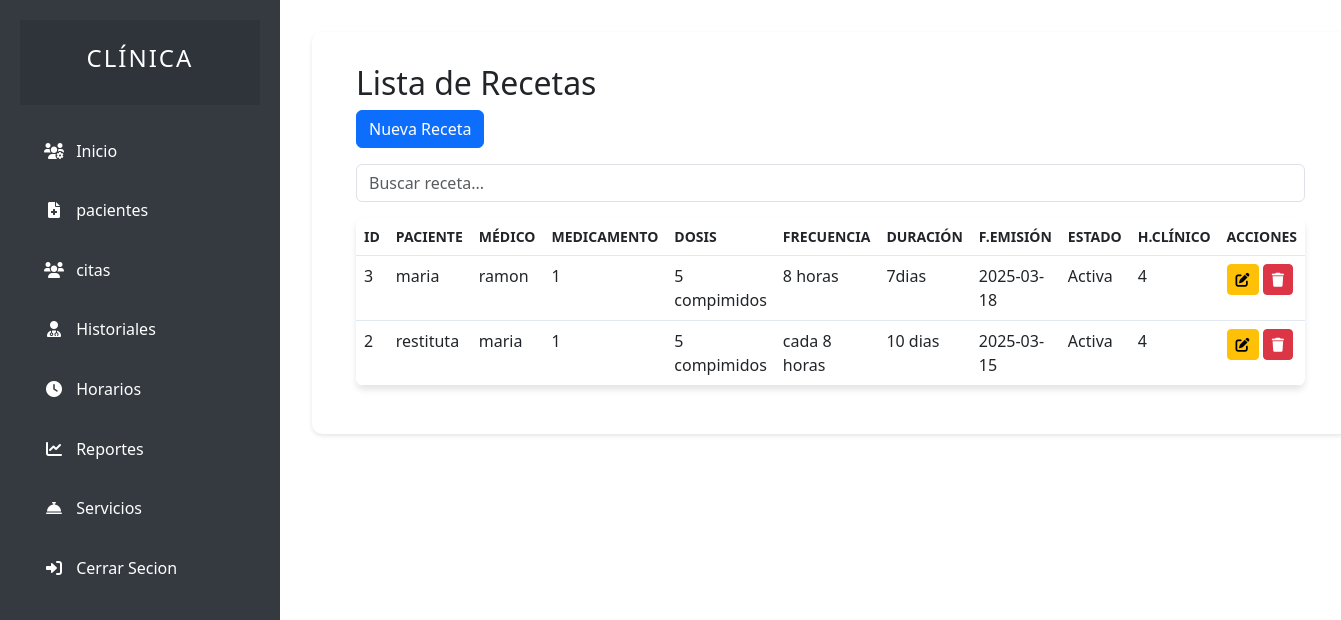
Before: /user/doctores/recetas/indexrecetas.php with the older database file.
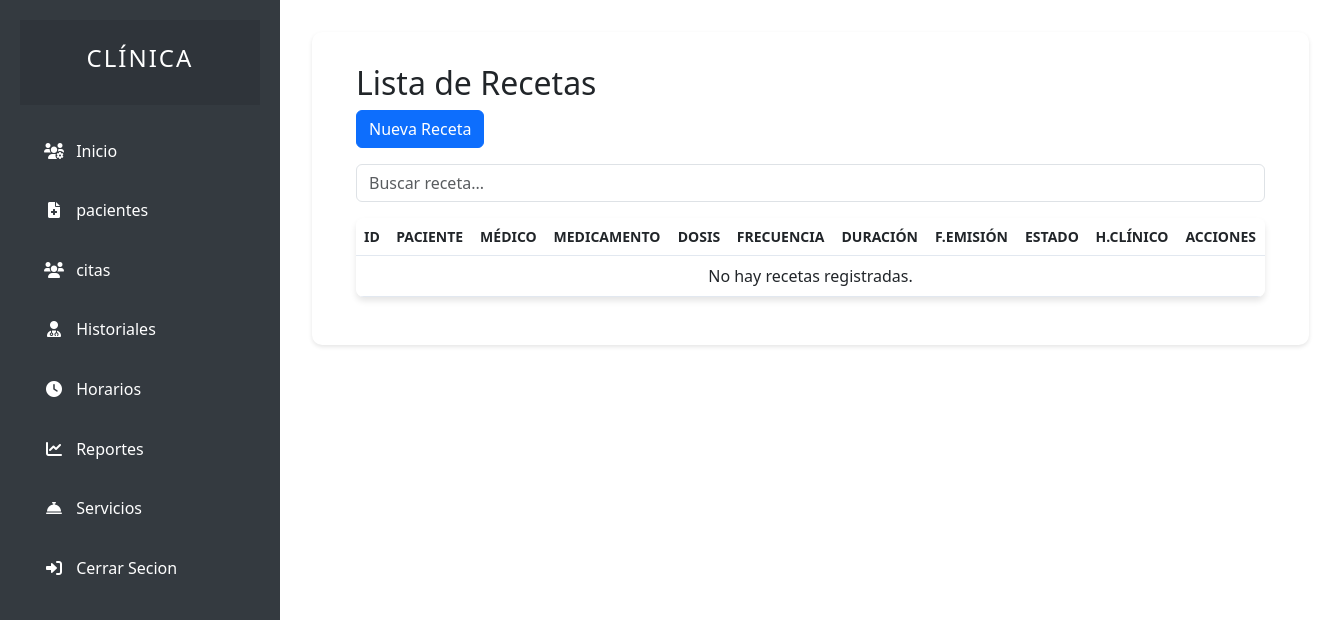
After: the same page with the newer database file.
### tables this page shows
CREATE TABLE recetas (
  id INT(11) NOT NULL AUTO_INCREMENT,
  historial_id INT(11) NOT NULL,
  medicamento_id INT(11) NOT NULL,
  paciente_id INT(11) NOT NULL,
  medico_id INT(11) NOT NULL,
  dosis VARCHAR(100) DEFAULT NULL,
  frecuencia VARCHAR(100) DEFAULT NULL,
  duracion VARCHAR(100) DEFAULT NULL,
  fecha_emision DATE DEFAULT NULL,
  estado ENUM('Activa', 'Completada', 'Cancelada') DEFAULT 'Activa',
  PRIMARY KEY (id),
  FOREIGN KEY (paciente_id) REFERENCES pacientes(id) ON DELETE CASCADE,
  FOREIGN KEY (medico_id) REFERENCES personal(id) ON DELETE CASCADE
);

CREATE TABLE pacientes (
  id INT(11) NOT NULL AUTO_INCREMENT,
  nombre VARCHAR(100) NOT NULL,
  apellidos VARCHAR(100) NOT NULL,
  dni VARCHAR(20) UNIQUE DEFAULT NULL,
  fecha_nacimiento DATE DEFAULT NULL,
  genero ENUM('M', 'F', 'Otro') DEFAULT NULL,
  telefono VARCHAR(20) DEFAULT NULL,
  email VARCHAR(100) DEFAULT NULL,
  direccion TEXT DEFAULT NULL,
  foto VARCHAR(255) DEFAULT NULL,
  estado ENUM('Activo', 'Inactivo') DEFAULT 'Activo',
  fecha_registro DATETIME DEFAULT CURRENT_TIMESTAMP,
  PRIMARY KEY (id)
);

CREATE TABLE personal (
  id INT(11) NOT NULL AUTO_INCREMENT,
  nombre VARCHAR(100) NOT NULL,
  apellidos VARCHAR(100) NOT NULL,
  tipo ENUM('Doctor', 'Enfermero', 'Farmaceutico', 'Otro') NOT NULL,
  dni VARCHAR(20) UNIQUE DEFAULT NULL,
  telefono VARCHAR(20) DEFAULT NULL,
  email VARCHAR(100) DEFAULT NULL,
  direccion TEXT DEFAULT NULL,
  estado ENUM('Activo', 'Inactivo') DEFAULT 'Activo',
  fecha_registro DATETIME DEFAULT CURRENT_TIMESTAMP,
  foto VARCHAR(255) DEFAULT NULL,
  fecha_nacimiento DATE DEFAULT NULL,
  genero ENUM('M', 'F', 'O') DEFAULT NULL,
  num_colegiado VARCHAR(50) DEFAULT NULL,
  cv TEXT DEFAULT NULL,
  PRIMARY KEY (id)
);

### user/doctores/recetas/recetas.php (the view, shortened to what this page needs)
<?php
include "../../config/conexion.php";
$busqueda = isset($_GET['busqueda']) ? $_GET['busqueda'] : '';
$query = "SELECT r.*, p.nombre as paciente_nombre, m.nombre as medico_nombre
          FROM recetas r
          LEFT JOIN pacientes p ON r.paciente_id = p.id
          LEFT JOIN personal m ON r.medico_id = m.id
          WHERE
          p.nombre LIKE '%$busqueda%' OR
          m.nombre LIKE '%$busqueda%'
          ORDER BY r.fecha_emision DESC";
$resultado = mysqli_query($conexion, $query);
?>
<!DOCTYPE html>
<html lang="es">
<head>
    <link href="https://cdn.jsdelivr.net/npm/bootstrap@5.3.0/dist/css/bootstrap.min.css" rel="stylesheet">
</head>
<body>
    <div class="container">
        <h2>Lista de Recetas</h2>
        <a href="formureceta.php" class="btn btn-primary mb-3">Nueva Receta</a>
        <div class="search-box mb-3">
            <input type="text" class="form-control" id="searchInput" placeholder="Buscar receta...">
        </div>
        <table class="table table-hover">
            <thead>
                <tr>
                    <th>ID</th>
                    <th>Paciente</th>
                    <th>Médico</th>
                    <th>Medicamento</th>
                    <th>Dosis</th>
                    <th>Frecuencia</th>
                    <th>Duración</th>
                    <th>F.Emisión</th>
                    <th>Estado</th>
                    <th>H.Clínico</th>
                    <th>Acciones</th>
                </tr>
            </thead>
            <tbody>
                <?php if (mysqli_num_rows($resultado) > 0): ?>
                    <?php while ($receta = mysqli_fetch_assoc($resultado)): ?>
                        <tr>
                            <td><?php echo htmlspecialchars($receta['id']); ?></td>
                            <td><?php echo htmlspecialchars($receta['paciente_nombre']); ?></td>
                            <td><?php echo htmlspecialchars($receta['medico_nombre']); ?></td>
                            <td><?php echo htmlspecialchars($receta['medicamento_id']); ?></td>
                            <td><?php echo htmlspecialchars($receta['dosis']); ?></td>
                            <td><?php echo htmlspecialchars($receta['frecuencia']); ?></td>
                            <td><?php echo htmlspecialchars($receta['duracion']); ?></td>
                            <td><?php echo htmlspecialchars($receta['fecha_emision']); ?></td>
                            <td><?php echo htmlspecialchars($receta['estado']); ?></td>
                            <td><?php echo htmlspecialchars($receta['historial_id']); ?></td>
                            <td>
                                <a href="formureceta.php?id=<?php echo $receta['id']; ?>" class="btn btn-warning btn-sm"><i class="fas fa-edit"></i></a>
                                <a href="?eliminar=<?php echo $receta['id']; ?>" class="btn btn-danger btn-sm" onclick="return confirm('¿Está seguro de eliminar esta receta?')"><i class="fas fa-trash"></i></a>
                            </td>
                        </tr>
                    <?php endwhile; ?>
                <?php else: ?>
                    <tr>
                        <td colspan="11" class="text-center">No hay recetas registradas.</td>
                    </tr>
                <?php endif; ?>
            </tbody>
        </table>
    </div>
</body>
</html>

Changed rows visible on the page:
removed recetas: id "3", paciente.nombre "maria", medico.nombre "ramon", medicamento "1", dosis "5 compimidos", frecuencia "8 horas", duracion "7dias", fecha_emision "2025-03-18", estado "Activa", historial "4"
removed recetas: id "2", paciente.nombre "restituta", medico.nombre "maria", medicamento "1", dosis "5 compimidos", frecuencia "cada 8 horas", duracion "10 dias", fecha_emision "2025-03-15", estado "Activa", historial "4"
Other visible differences:
text now shown: "No hay recetas registradas."
